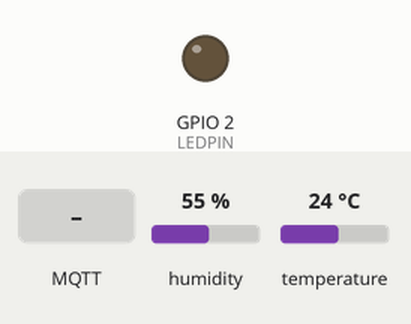
Simulated run of this sketch. Board: ESP32. Parts: output pins drawn as LEDs (lit = HIGH). The inputs (shaded band) are chosen by the test bench; at power-on: humidity 55 %, temperature 24 °C. WiFi joins after 1.5 s; servers stay silent unless stated; no MQTT or app messages arrive unless stated; what the sketch prints to the serial monitor is not drawn.

Above: at 2.7 s.
2.8 s: MQTT message "1" arrives on the first subscribed topic
At 3.2 s:
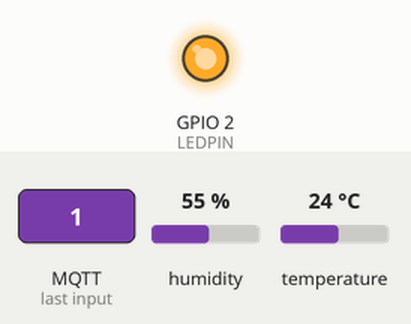
4.3 s: MQTT message "0" arrives on the first subscribed topic
At 5.5 s:
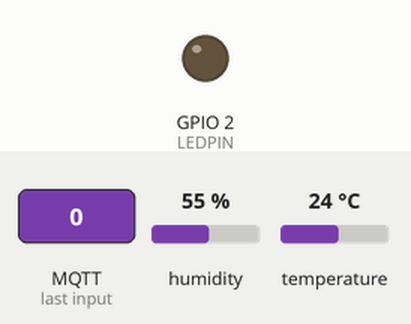
Timing chart, 0 to 7.3 s (numbered marks = the images above; inputs shaded):
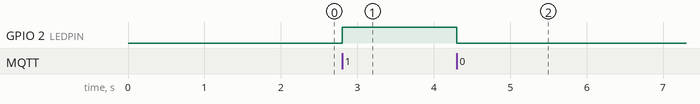

Measured:
- after the input at 2.8 s, GPIO 2 (LEDPIN): LOW → HIGH at once
- after the input at 4.3 s, GPIO 2 (LEDPIN): HIGH → LOW at once

The sketch:

10-07-25.ino
```cpp
#include <WiFi.h>
#include <PubSubClient.h>
#include <DHT.h>
#include <ArduinoJson.h>

#define DHTPIN 15
#define LEDPIN 2
DHT dht(DHTPIN, DHT22);

WiFiClient wifiClient;
PubSubClient mqttClient(wifiClient);

void setup() {
  Serial.begin(115200);
  pinMode(LEDPIN, OUTPUT);
  dht.begin();

  WiFi.begin("Wokwi-GUEST", "");
  while (WiFi.status() != WL_CONNECTED) {
    delay(100);
    Serial.print(".");
  }
  Serial.println("\nWiFi conectado!");

  mqttClient.setServer("test.mosquitto.org", 1883);
  mqttClient.setCallback([](char* topic, byte* payload, unsigned int length) {
    if (payload[0] == '1') digitalWrite(LEDPIN, HIGH);
    if (payload[0] == '0') digitalWrite(LEDPIN, LOW);
  });

  while (!mqttClient.connect("esp32-lucas-sena")) {
    Serial.println("Tentando conectar ao MQTT...");
    delay(1000);
  }

  Serial.println("MQTT conectado!");
  mqttClient.subscribe("led/control/lucas-sena");
}

void loop() {
  if (!mqttClient.connected()) {
    mqttClient.connect("esp32-lucas-sena");
  }

  mqttClient.loop();

  float t = dht.readTemperature();
  float h = dht.readHumidity();

  if (isnan(t) || isnan(h)) {
    Serial.println("Erro ao ler do sensor DHT!");
    return;
  }

  StaticJsonDocument<200> json;
  json["Temperatura"] = t;
  json["Umidade"] = h;

  char jsonBuffer[200];
  serializeJson(json, jsonBuffer);

  mqttClient.publish("sensor/dht/lucas-sena", jsonBuffer);

  Serial.println("JSON publicado no MQTT!");
}
```
